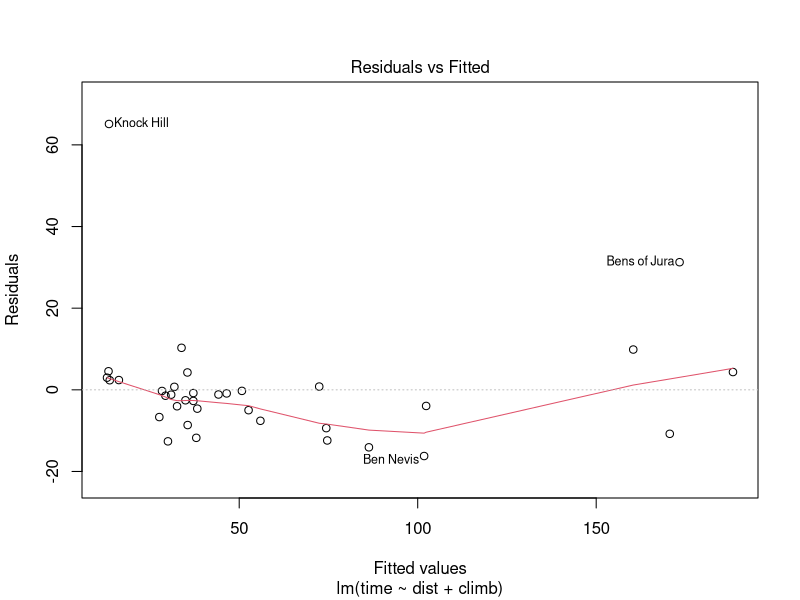
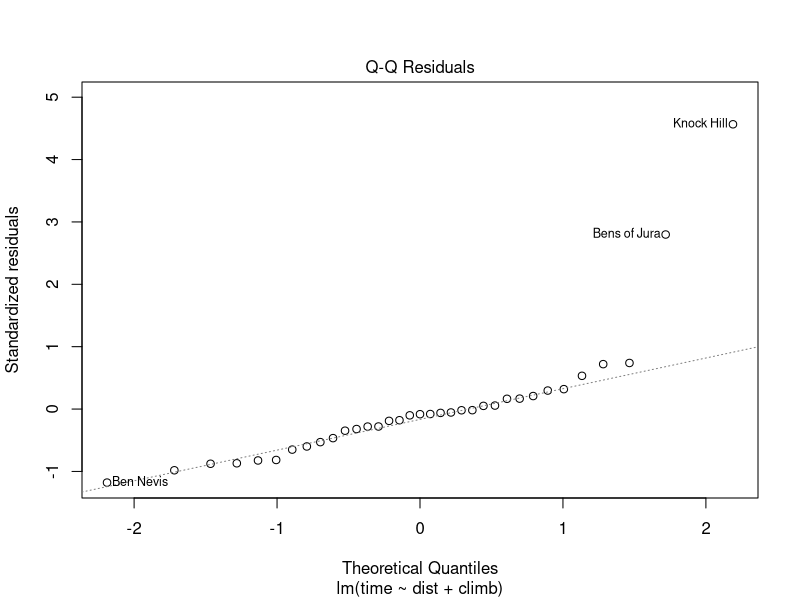
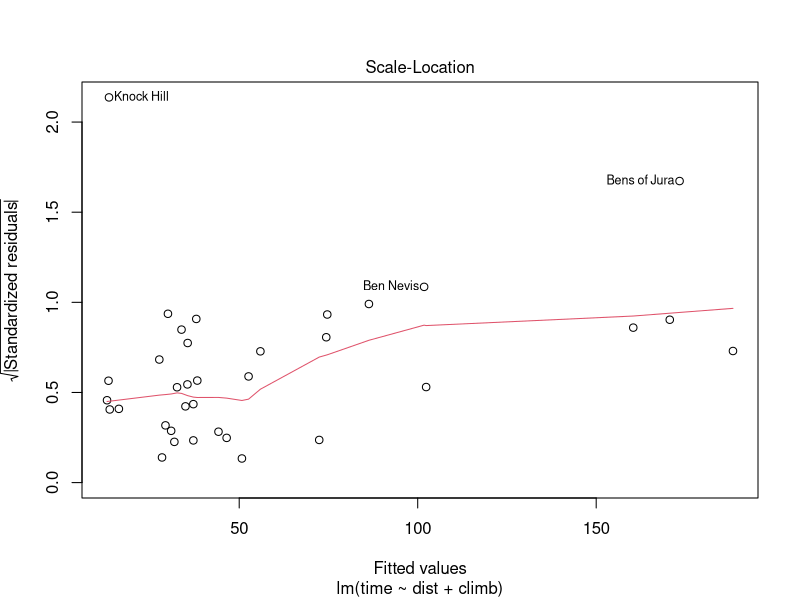
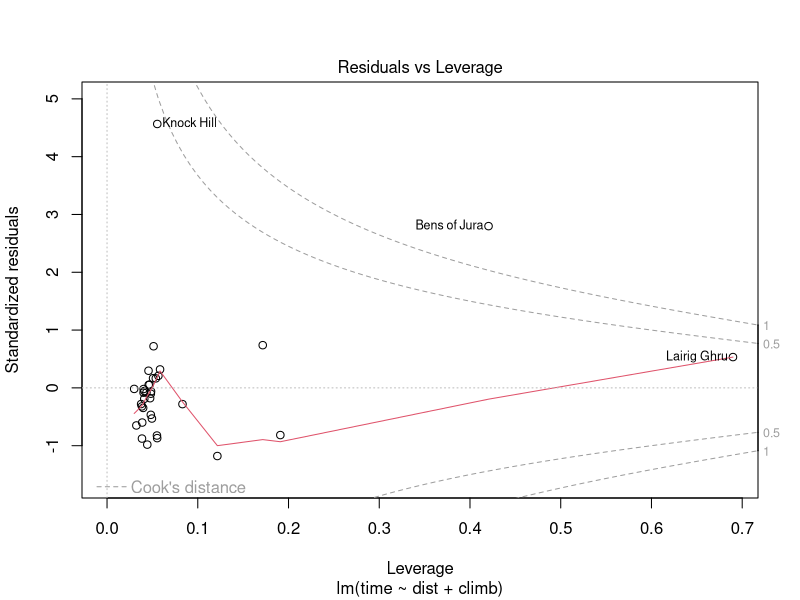
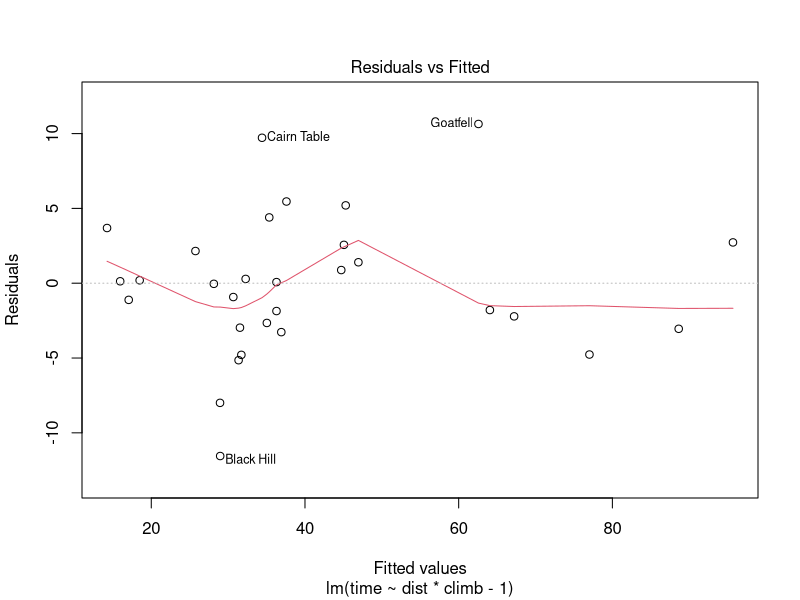
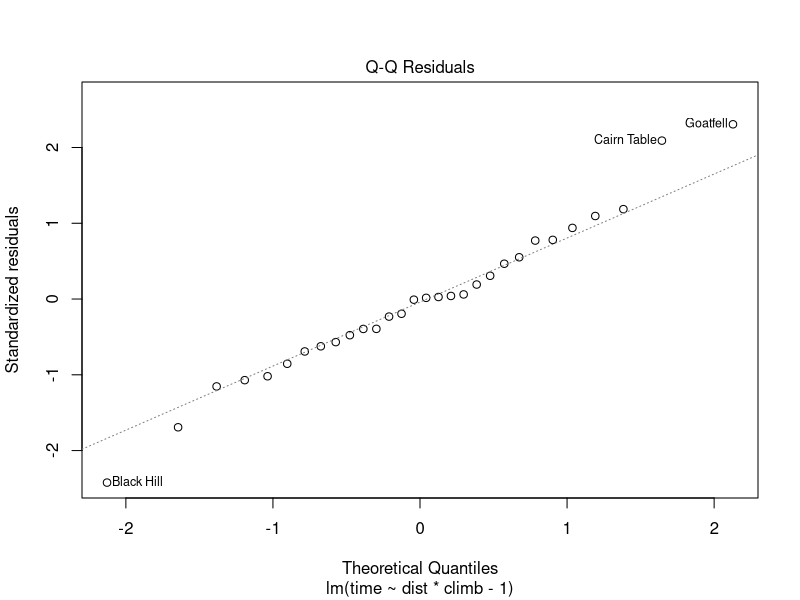
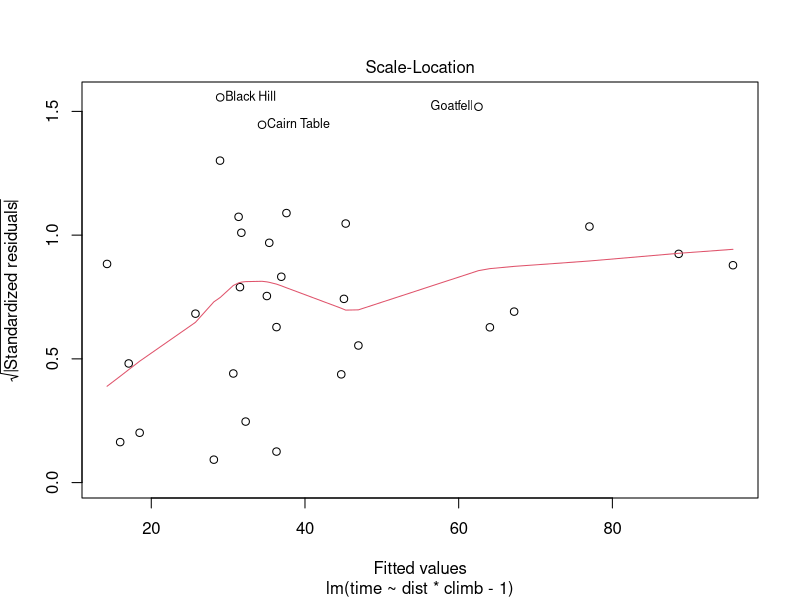
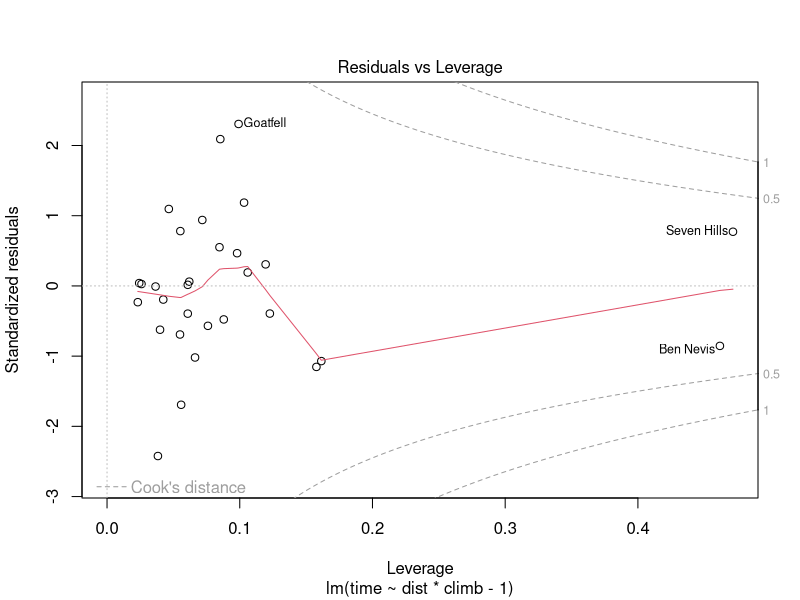

These charts were generated, in order, by the following R code:
############# Solutions to question 7.9 #############
library(MASS)

mod <- lm(time ~ dist + climb, data = hills)

# qq-plot and errors aren't great:
plot(mod)

# plots aren't great here also
mod1 <- lm(time ~ dist * climb, data = hills)

# take away insignificant terms
mod2 <- lm(time ~ dist + dist:climb - 1, data = hills)

# qq-plots are awful so look at non-linear terms
mod3 <- lm(time ~ dist + dist:I(climb ^ 2) - 1, data = hills)

AIC(mod1, mod2, mod3)

# Clear issue with outliers as per:
# https://projecteuclid.org/euclid.ss/euclid.ss/1177013624
# 7, 18, 33 highly influential
# time of year is missing as a covariate in the dataset

# Refit without outliers
mod1 <-
  lm(time ~ dist * climb - 1, data = hills[-c(7, 11, 18, 33, 35), ])
mod2 <-
  lm(time ~ dist + dist:climb - 1, data = hills[-c(7, 11, 18, 33, 35), ])
mod3 <-
  lm(time ~ dist + dist:I(climb ^ 2) - 1, data = hills[-c(7, 11, 18, 33, 35), ])

# mod1 better by AIC
AIC(mod1, mod2, mod3)

# can't say the extra term in mod1 is signficant
# necessarily, at least by ANOVA
anova(mod2, mod1)
summary(mod1)
plot(mod1)

# This race looks fairly standard
plot(hills$dist, hills$climb)
race <- data.frame(dist = 7.0, climb = 2400)

# our estimate
predict(mod1, race, interval = "confidence")
